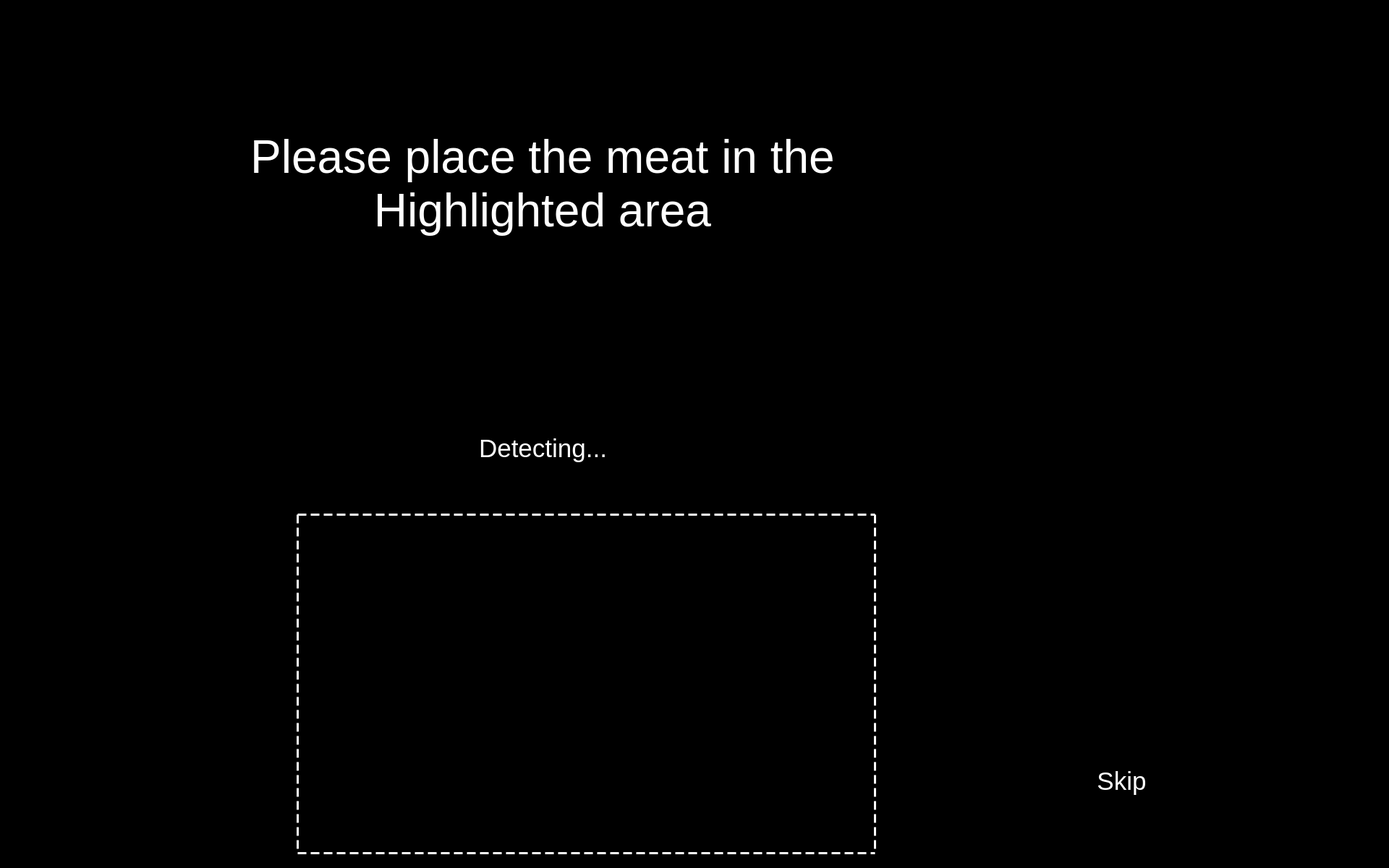
<?xml version="1.0" encoding="UTF-8"?>
<ui version="4.0">
 <class>Step_1_UI</class>
 <widget class="QWidget" name="Step_1_UI">
  <property name="windowModality">
   <enum>Qt::WindowModal</enum>
  </property>
  <property name="enabled">
   <bool>true</bool>
  </property>
  <property name="geometry">
   <rect>
    <x>0</x>
    <y>0</y>
    <width>1920</width>
    <height>1200</height>
   </rect>
  </property>
  <property name="sizePolicy">
   <sizepolicy hsizetype="Preferred" vsizetype="Preferred">
    <horstretch>0</horstretch>
    <verstretch>0</verstretch>
   </sizepolicy>
  </property>
  <property name="minimumSize">
   <size>
    <width>0</width>
    <height>0</height>
   </size>
  </property>
  <property name="maximumSize">
   <size>
    <width>1920</width>
    <height>1200</height>
   </size>
  </property>
  <property name="windowTitle">
   <string>Food Assist</string>
  </property>
  <property name="windowOpacity">
   <double>1.000000000000000</double>
  </property>
  <property name="styleSheet">
   <string notr="true">background-color: rgb(0, 0, 0);</string>
  </property>
  <widget class="QLabel" name="start_label">
   <property name="geometry">
    <rect>
     <x>250</x>
     <y>100</y>
     <width>1000</width>
     <height>310</height>
    </rect>
   </property>
   <property name="sizePolicy">
    <sizepolicy hsizetype="Preferred" vsizetype="Preferred">
     <horstretch>0</horstretch>
     <verstretch>0</verstretch>
    </sizepolicy>
   </property>
   <property name="minimumSize">
    <size>
     <width>510</width>
     <height>310</height>
    </size>
   </property>
   <property name="maximumSize">
    <size>
     <width>1000</width>
     <height>1000</height>
    </size>
   </property>
   <property name="font">
    <font>
     <pointsize>48</pointsize>
     <weight>50</weight>
     <italic>false</italic>
     <bold>false</bold>
     <stylestrategy>PreferDefault</stylestrategy>
     <kerning>true</kerning>
    </font>
   </property>
   <property name="frameShape">
    <enum>QFrame::NoFrame</enum>
   </property>
   <property name="frameShadow">
    <enum>QFrame::Raised</enum>
   </property>
   <property name="lineWidth">
    <number>0</number>
   </property>
   <property name="text">
    <string>&lt;html&gt;&lt;head/&gt;&lt;body&gt;&lt;p&gt;&lt;span style=&quot; color:#ffffff;&quot;&gt;Please place the meat in the Highlighted area&lt;/span&gt;&lt;/p&gt;&lt;/body&gt;&lt;/html&gt;</string>
   </property>
   <property name="textFormat">
    <enum>Qt::MarkdownText</enum>
   </property>
   <property name="scaledContents">
    <bool>false</bool>
   </property>
   <property name="alignment">
    <set>Qt::AlignCenter</set>
   </property>
   <property name="wordWrap">
    <bool>true</bool>
   </property>
  </widget>
  <widget class="QPushButton" name="button_skip">
   <property name="enabled">
    <bool>true</bool>
   </property>
   <property name="geometry">
    <rect>
     <x>1450</x>
     <y>830</y>
     <width>200</width>
     <height>200</height>
    </rect>
   </property>
   <property name="sizePolicy">
    <sizepolicy hsizetype="Maximum" vsizetype="Maximum">
     <horstretch>0</horstretch>
     <verstretch>0</verstretch>
    </sizepolicy>
   </property>
   <property name="minimumSize">
    <size>
     <width>150</width>
     <height>150</height>
    </size>
   </property>
   <property name="maximumSize">
    <size>
     <width>200</width>
     <height>200</height>
    </size>
   </property>
   <property name="cursor">
    <cursorShape>OpenHandCursor</cursorShape>
   </property>
   <property name="focusPolicy">
    <enum>Qt::WheelFocus</enum>
   </property>
   <property name="contextMenuPolicy">
    <enum>Qt::DefaultContextMenu</enum>
   </property>
   <property name="icon">
    <iconset resource="../../resources/res.qrc">
     <normaloff>:/buttons/Button Next.svg</normaloff>:/buttons/Button Next.svg</iconset>
   </property>
   <property name="iconSize">
    <size>
     <width>200</width>
     <height>200</height>
    </size>
   </property>
   <property name="autoDefault">
    <bool>false</bool>
   </property>
   <property name="default">
    <bool>false</bool>
   </property>
   <property name="flat">
    <bool>true</bool>
   </property>
  </widget>
  <widget class="QLabel" name="label_8">
   <property name="geometry">
    <rect>
     <x>410</x>
     <y>710</y>
     <width>801</width>
     <height>471</height>
    </rect>
   </property>
   <property name="styleSheet">
    <string notr="true">border :3px solid white;
border-style : dashed;
background-color: rgb(0, 0, 0, 0);</string>
   </property>
   <property name="text">
    <string/>
   </property>
  </widget>
  <widget class="QLabel" name="detecting_gif_label">
   <property name="geometry">
    <rect>
     <x>690</x>
     <y>450</y>
     <width>128</width>
     <height>128</height>
    </rect>
   </property>
   <property name="text">
    <string/>
   </property>
   <property name="scaledContents">
    <bool>true</bool>
   </property>
  </widget>
  <widget class="QLabel" name="detecting_text_label">
   <property name="geometry">
    <rect>
     <x>660</x>
     <y>590</y>
     <width>181</width>
     <height>61</height>
    </rect>
   </property>
   <property name="sizePolicy">
    <sizepolicy hsizetype="Preferred" vsizetype="Preferred">
     <horstretch>0</horstretch>
     <verstretch>0</verstretch>
    </sizepolicy>
   </property>
   <property name="minimumSize">
    <size>
     <width>0</width>
     <height>0</height>
    </size>
   </property>
   <property name="maximumSize">
    <size>
     <width>1000</width>
     <height>1000</height>
    </size>
   </property>
   <property name="font">
    <font>
     <pointsize>48</pointsize>
     <weight>50</weight>
     <italic>false</italic>
     <bold>false</bold>
     <stylestrategy>PreferDefault</stylestrategy>
     <kerning>true</kerning>
    </font>
   </property>
   <property name="frameShape">
    <enum>QFrame::NoFrame</enum>
   </property>
   <property name="frameShadow">
    <enum>QFrame::Raised</enum>
   </property>
   <property name="lineWidth">
    <number>0</number>
   </property>
   <property name="text">
    <string>&lt;!DOCTYPE HTML PUBLIC &quot;-//W3C//DTD HTML 4.0//EN&quot; &quot;http://www.w3.org/TR/REC-html40/strict.dtd&quot;&gt;
&lt;html&gt;&lt;head&gt;&lt;meta name=&quot;qrichtext&quot; content=&quot;1&quot; /&gt;&lt;style type=&quot;text/css&quot;&gt;
p, li { white-space: pre-wrap; }
&lt;/style&gt;&lt;/head&gt;&lt;body style=&quot; font-family:'MS Shell Dlg 2'; font-size:48pt; font-weight:400; font-style:normal;&quot;&gt;
&lt;p style=&quot; margin-top:12px; margin-bottom:12px; margin-left:0px; margin-right:0px; -qt-block-indent:0; text-indent:0px;&quot;&gt;&lt;span style=&quot; font-size:26pt; color:#ffffff;&quot;&gt;Detecting...&lt;/span&gt;&lt;/p&gt;&lt;/body&gt;&lt;/html&gt;</string>
   </property>
   <property name="textFormat">
    <enum>Qt::MarkdownText</enum>
   </property>
   <property name="scaledContents">
    <bool>true</bool>
   </property>
   <property name="alignment">
    <set>Qt::AlignCenter</set>
   </property>
   <property name="wordWrap">
    <bool>true</bool>
   </property>
  </widget>
  <widget class="QLabel" name="detecting_text_label_2">
   <property name="geometry">
    <rect>
     <x>1460</x>
     <y>1050</y>
     <width>181</width>
     <height>61</height>
    </rect>
   </property>
   <property name="sizePolicy">
    <sizepolicy hsizetype="Preferred" vsizetype="Preferred">
     <horstretch>0</horstretch>
     <verstretch>0</verstretch>
    </sizepolicy>
   </property>
   <property name="minimumSize">
    <size>
     <width>0</width>
     <height>0</height>
    </size>
   </property>
   <property name="maximumSize">
    <size>
     <width>1000</width>
     <height>1000</height>
    </size>
   </property>
   <property name="font">
    <font>
     <pointsize>48</pointsize>
     <weight>50</weight>
     <italic>false</italic>
     <bold>false</bold>
     <stylestrategy>PreferDefault</stylestrategy>
     <kerning>true</kerning>
    </font>
   </property>
   <property name="frameShape">
    <enum>QFrame::NoFrame</enum>
   </property>
   <property name="frameShadow">
    <enum>QFrame::Raised</enum>
   </property>
   <property name="lineWidth">
    <number>0</number>
   </property>
   <property name="text">
    <string>&lt;!DOCTYPE HTML PUBLIC &quot;-//W3C//DTD HTML 4.0//EN&quot; &quot;http://www.w3.org/TR/REC-html40/strict.dtd&quot;&gt;
&lt;html&gt;&lt;head&gt;&lt;meta name=&quot;qrichtext&quot; content=&quot;1&quot; /&gt;&lt;style type=&quot;text/css&quot;&gt;
p, li { white-space: pre-wrap; }
&lt;/style&gt;&lt;/head&gt;&lt;body style=&quot; font-family:'MS Shell Dlg 2'; font-size:48pt; font-weight:400; font-style:normal;&quot;&gt;
&lt;p style=&quot; margin-top:12px; margin-bottom:12px; margin-left:0px; margin-right:0px; -qt-block-indent:0; text-indent:0px;&quot;&gt;&lt;span style=&quot; font-size:26pt; color:#ffffff;&quot;&gt;Skip&lt;/span&gt;&lt;/p&gt;&lt;/body&gt;&lt;/html&gt;</string>
   </property>
   <property name="textFormat">
    <enum>Qt::MarkdownText</enum>
   </property>
   <property name="scaledContents">
    <bool>true</bool>
   </property>
   <property name="alignment">
    <set>Qt::AlignCenter</set>
   </property>
   <property name="wordWrap">
    <bool>true</bool>
   </property>
  </widget>
  <zorder>label_8</zorder>
  <zorder>start_label</zorder>
  <zorder>button_skip</zorder>
  <zorder>detecting_gif_label</zorder>
  <zorder>detecting_text_label</zorder>
  <zorder>detecting_text_label_2</zorder>
 </widget>
 <resources>
  <include location="resources/res.qrc"/>
 </resources>
 <connections/>
</ui>
